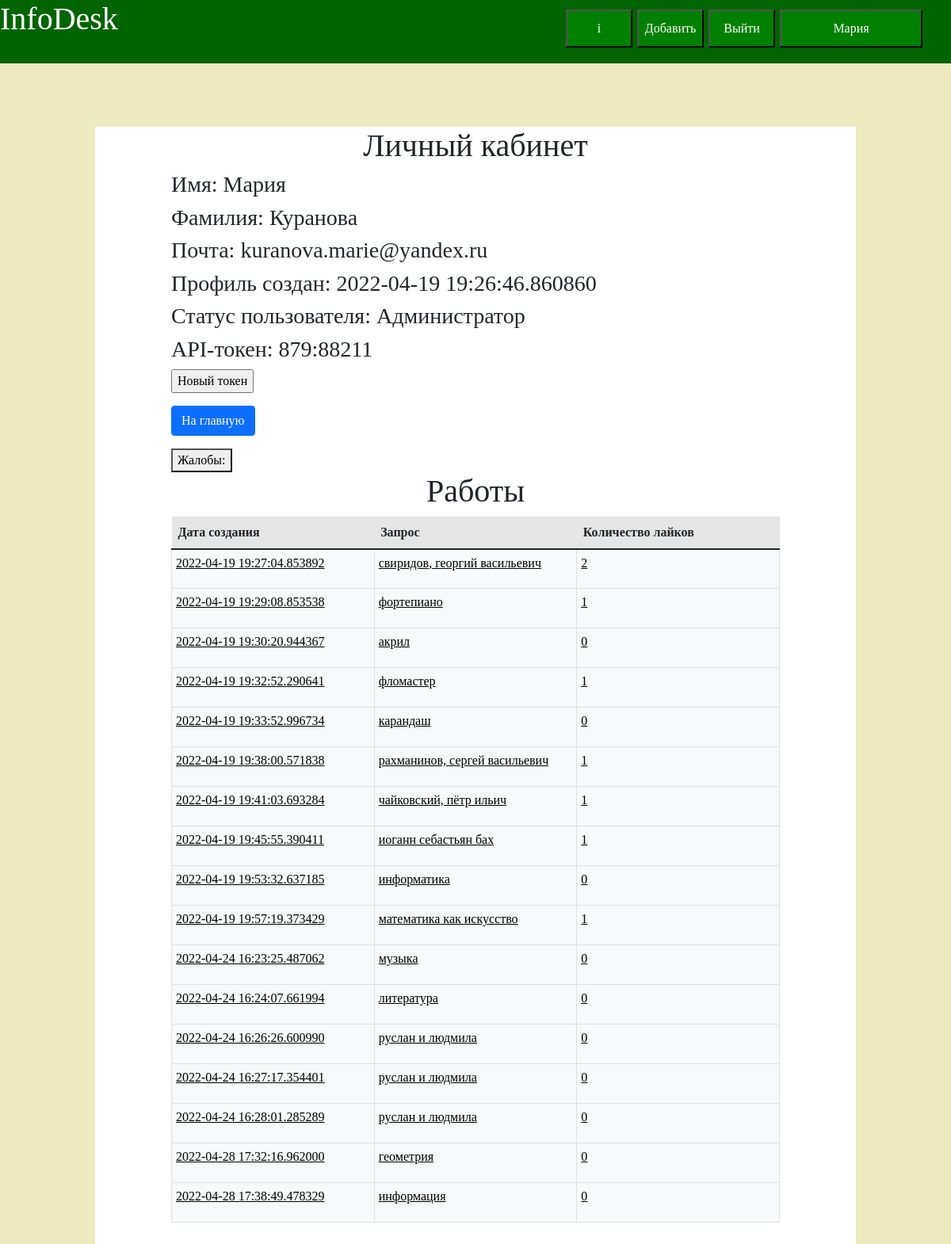
Screenshot of /my-office (signed in) with the database file from the repository.
### data/users.py (models this page shows, shortened)
class User(SqlAlchemyBase, UserMixin, SerializerMixin):
    __tablename__ = 'users'
    id = sqlalchemy.Column(sqlalchemy.Integer,
                           primary_key=True, autoincrement=True)
    surname = sqlalchemy.Column(sqlalchemy.String, nullable=False)
    name = sqlalchemy.Column(sqlalchemy.String, nullable=False)
    points = sqlalchemy.Column(sqlalchemy.Integer, default=0)
    email = sqlalchemy.Column(sqlalchemy.String, unique=True, nullable=False, index=True)
    __hashed_password = sqlalchemy.Column(sqlalchemy.String, nullable=False)
    modified_date = sqlalchemy.Column(sqlalchemy.DateTime,
                                      default=datetime.datetime.now)
    type_of_user = sqlalchemy.Column(sqlalchemy.Integer, default=0)
    information = orm.relation("Information", back_populates='user')
    comments = orm.relation("Comment", back_populates='user')
    queries = orm.relation('OldQueries', back_populates='user')
    tokens = orm.relation('APIToken', back_populates='user')
    def get_user_information(self) -> dict:
        return {
            'name': self.name,
            'surname': self.surname,
            'points': self.points,
            'user_email': self.email,
            'modified_date': self.modified_date,
            'type': self.type_of_user
            }

### data/api_token.py (models this page shows, shortened)
class APIToken(SqlAlchemyBase):
    __tablename__ = 'api_token'
    id = sqlalchemy.Column(sqlalchemy.Integer, primary_key=True, autoincrement=True)
    token = sqlalchemy.Column(sqlalchemy.String, unique=True)
    user_id = sqlalchemy.Column(sqlalchemy.Integer, sqlalchemy.ForeignKey('users.id'), nullable=False)
    is_blocked = sqlalchemy.Column(sqlalchemy.Boolean, default=False)
    user = orm.relation("User")

### data/information.py (models this page shows, shortened)
class Information(SqlAlchemyBase):
    __tablename__ = 'information'
    id = sqlalchemy.Column(sqlalchemy.Integer,
                           primary_key=True, autoincrement=True)
    folder = sqlalchemy.Column(sqlalchemy.String)  # , nullable=False) - Пока информация сохраняется в файл,
    user_id = sqlalchemy.Column(sqlalchemy.Integer, sqlalchemy.ForeignKey('users.id'), nullable=False)
    points = sqlalchemy.Column(sqlalchemy.Integer, default=0)
    modified_date = sqlalchemy.Column(sqlalchemy.DateTime,
                                      default=datetime.datetime.now)
    is_blocked = sqlalchemy.Column(sqlalchemy.Boolean, default=False, nullable=False)
    user = orm.relation("User", back_populates='information')
    comments = orm.relation('Comment', back_populates='information')
    all_words = orm.relation('InformationByWord', back_populates='information')
    def get_text_information(self) -> str:
        if self.is_blocked:
            return 'Данная информация заблокирована оператором, тк она содержит нежелательный контент'
        with open(f"./templates/{self.folder[2:]}", 'r', encoding='utf-8') as file:
            text = file.read().strip()
        text = text.strip('{% extends "get_information.'
                          'html" %}').strip().strip('{% block content_1 %}').strip('{% endblock %}')
        return text
    def get_main_word(self):
        try:
            word = self.all_words[0].word.word
            return word
        except IndexError as e:
            self.is_blocked = True
            logger.log(id=self.id, error=e)
            return
    def get_information(self):
        return {'user_name': self.user.name, 'user_surname': self.user.surname,
                'modified_date': self.modified_date, 'points': self.points,
                'number_of_comments': len(self.comments),
                'main_word': self.get_main_word(),
                'error': self.is_blocked,
                'address': address_created(self.id), 'text': self.get_text_information()}

### data/words.py (models this page shows, shortened)
class Word(SqlAlchemyBase):
    __tablename__ = 'words'
    id = sqlalchemy.Column(sqlalchemy.Integer, primary_key=True, autoincrement=True)
    word = sqlalchemy.Column(sqlalchemy.String, nullable=False, unique=True)
    all_information = orm.relation("InformationByWord", back_populates='word')

### main.py (the view)
@app.route('/my-office', methods=["POST", "GET"])
def office():
    db = db_session.create_session()
    current_user = flask_login.current_user
    if not current_user.is_authenticated:
        db.close()
        return redirect('/login')
    form = NewTokenForm()
    old_token = db.query(APIToken).filter(APIToken.is_blocked == False,
                                          APIToken.user_id == current_user.id)  # current_user.id)[0]
    if len(list(old_token)) == 0:
        old_token = add_token(db, current_user.id)
    else:
        old_token = old_token[0]
    if form.is_submitted():
        old_token.is_blocked = True
        db.commit()
        api_token = add_token(db, current_user.id)
        db.close()
        return redirect('/my-office')
    info = [i.get_information() for i in db.query(Information).filter(Information.user_id == current_user.id)]
    token = old_token.token
    user_information = current_user.get_user_information()
    db.close()
    return render_template('private_office.html', **user_information,
                           token=token, form=form, inf=info)

### forms/new_token.py
class NewTokenForm(FlaskForm):
    submit = SubmitField('Новый токен')

### data/db_session.py (called while the page is built)
def create_session() -> Session:
    global __factory
    return __factory()

### func/address_created.py (called while the page is built)
def address_created(object_id):
    one = randint(100, 999)
    return str(object_id) + str(one)  # такой вариант оказался удобнее для декодировки

### main.py (called while the page is built)
@login_manager.user_loader
def load_user(user_id):
    db_sess = db_session.create_session()
    return db_sess.query(User).get(user_id)

### templates/private_office.html (shortened to what this page needs)
{% extends "headline.html" %}
{% block content %}
<html lang="en">
<head>
</head>
<body>
<div class="content_block" style="font-family: 'Lobster', cursive;">
    <div style="left: 10%; right: 10%; position: absolute;">
    <center><h1>Личный кабинет</h1></center>
    <h3>Имя: {{ name }}</h3>
    <h3>Фамилия: {{ surname }}</h3>
    <h3>Почта: {{ user_email }}</h3>
    <h3>Профиль создан: {{ modified_date }}</h3>
    {% if type == 0 %}
    <h3>Статус пользователя: Базовый</h3>
    {% elif type == 1 %}
    <h3>Статус пользователя: Модератор</h3>
    {% else %}
    <h3>Статус пользователя: Администратор</h3>
    {% endif %}
    <h3>API-токен: {{ token }}</h3>
    <form action="" method="post">
        <p style="width: 20%; height: 10%;">{{ form.submit(type="submit", class="btn btn-primary", class="border-color: greenyellow;") }}</p>
        <p><a class="btn btn-primary " href="/">На главную</a></p>
    </form>
        {% if type == 2 %}
        <a href="/complaints"><button>Жалобы: {{ count }}</button></a>
        {% endif %}
    <center><h1>Работы</h1></center>
    <table class="table">
          <thead>
            <tr class="table-active">
              <th scope="col">Дата создания</th>
              <th scope="col">Запрос</th>
                <th scope="col">Количество лайков</th>
            </tr>
          </thead>
          <tbody>
        {% for i in inf %}
            <tr>
                <td class="table-light"><a style="position: absolute;
        left: 0; right: 0;
        top: 0; bottom: 0;
        padding: 5px;
        color: black;" href="information/{{ i['address'] }}">{{ i["modified_date"] }}</a></td>
                {% if i["error"] %}
                <td class="table-light"><a style="position: absolute;
        left: 0; right: 0;
        top: 0; bottom: 0;
        padding: 5px;
        color: black;" href="information/{{ i['address'] }}">Данная информация заблокирована</a></td>
                {% else %}
                <td class="table-light"><a style="position: absolute;
        left: 0; right: 0;
        top: 0; bottom: 0;
        padding: 5px;
        color: black;" href="information/{{ i['address'] }}">{{ i["main_word"] }}</a></td>
                {% endif %}
                <td class="table-light"><a style="position: absolute;
        left: 0; right: 0;
        top: 0; bottom: 0;
        padding: 5px;
        color: black;" href="information/{{ i['address'] }}">{{ i["points"] }}</a></td>
            </tr>
        {% endfor %}
          </tbody>
        </table>
</body>
</html>{% endblock %}

### templates/headline.html (shortened to what this page needs)
<!DOCTYPE html>
<html lang="ru">
<head>
    <link rel="stylesheet"
          href="../static/css/bootstrap.min.css">
    <link href="../static/fonts/Lobster-Regular.ttf" rel="stylesheet">
    <link href="../static/css/styles.css" rel="stylesheet">
</head>
<body>
<div class="block">
    <a style="text-decoration: none" href="/">
        <div><h1 style="color: white" class="font_block_lobster">InfoDesk</h1></div>
    </a>
    {% if current_user.is_authenticated %}
    <a href="/my-office"><button class="register_button" style="color: white">{{ current_user.name }}</button></a>
    <a href="/logout"><button class="login_block_button" style="color: white">Выйти</button></a>
    <a href="/add-new/Новая"><button class="login_block_button" style="left: 67%; color: white;">Добавить</button></a>
    <a href="/site"><button class="login_block_button" style="color: white; wight: 50px; left: 59.5%;">i</button></a>
    {% endif %}
</div>
<main role="main" class="container">
    {% block content %}{% endblock %}
</main>
</body>
</html>

### static/css/styles.css (style rules this page uses)
.block { position: fixed; width: 100%; height: 80px; background-color: #006400; z-index: 6; }
.content_block { position: absolute; height: 150%; z-index: 2; left: 10%; right: 10%; bottom: 10%; top: 160px; background-color: white; }
.font_block_lobster { font-family: 'Lobster', cursive; }
.login_block_button { font-family: 'Lobster', cursive; position: absolute; width: 7%; height: 60%; background-color: #008000; left: 74.5%; top: 15%; }
.register_button { font-family: 'Lobster', cursive; position: absolute; width: 15%; height: 60%; background-color: #008000; left: 82%; top: 15%; }

### templates/private_office.html (style rules this page uses)
table { table-layout: fixed; width: 100%; }
td { border: 1px solid #333; padding: 5px; position: relative; height: 50px; }

### rows the page displays
User: name "Мария", surname "Куранова", email "kuranova.marie@yandex.ru", modified_date "2022-04-19 19:26:46.860860"
APIToken: token "879:88211"
Information: modified_date "2022-04-19 19:27:04.853892"
Word: main_word "свиридов, георгий васильевич"
Information: modified_date "2022-04-19 19:29:08.853538"
Word: main_word "фортепиано"
Information: modified_date "2022-04-19 19:30:20.944367"
Word: main_word "акрил"
Information: modified_date "2022-04-19 19:32:52.290641"
Word: main_word "фломастер"
Information: modified_date "2022-04-19 19:33:52.996734"
Word: main_word "карандаш"
Information: modified_date "2022-04-19 19:38:00.571838"
Word: main_word "рахманинов, сергей васильевич"
Information: modified_date "2022-04-19 19:41:03.693284"
Word: main_word "чайковский, пётр ильич"
Information: modified_date "2022-04-19 19:45:55.390411"
Word: main_word "иоганн себастьян бах"
Information: modified_date "2022-04-19 19:53:32.637185"
Word: main_word "информатика"
Information: modified_date "2022-04-19 19:57:19.373429"
Word: main_word "математика как искусство"
Information: modified_date "2022-04-24 16:23:25.487062"
Word: main_word "музыка"
Information: modified_date "2022-04-24 16:24:07.661994"
Word: main_word "литература"
Information: modified_date "2022-04-24 16:26:26.600990"
Word: main_word "руслан и людмила" "руслан и людмила" "руслан и людмила"
Information: modified_date "2022-04-24 16:27:17.354401"
Information: modified_date "2022-04-24 16:28:01.285289"
Information: modified_date "2022-04-28 17:32:16.962000"
Word: main_word "геометрия"
Information: modified_date "2022-04-28 17:38:49.478329"
Word: main_word "информация"

### other values shown
{{ i["points"] }} "2" "1" "0" "1" "0" "1" "1" "1" "0" "1" "0" "0" "0" "0" "0" "0" "0"
